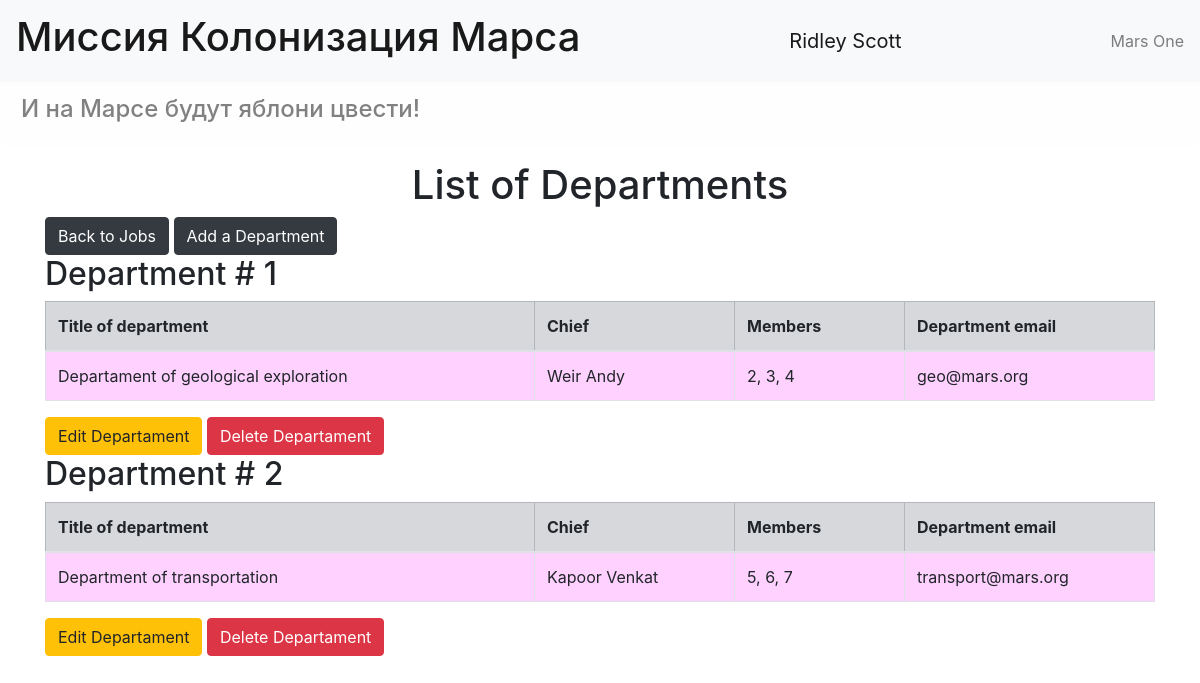
The page /departments (signed in) on the database its author committed.
### data/users.py (models this page shows, shortened)
class User(SqlAlchemyBase, UserMixin):
    __tablename__ = 'users'
    id = sqlalchemy.Column(sqlalchemy.Integer,
                           primary_key=True, autoincrement=True)
    surname = sqlalchemy.Column(sqlalchemy.String, nullable=True)
    name = sqlalchemy.Column(sqlalchemy.String, nullable=True)
    age = sqlalchemy.Column(sqlalchemy.Integer, nullable=True)
    position = sqlalchemy.Column(sqlalchemy.String, nullable=True)
    speciality = sqlalchemy.Column(sqlalchemy.String, nullable=True)
    address = sqlalchemy.Column(sqlalchemy.String, nullable=True)
    email = sqlalchemy.Column(sqlalchemy.String, unique=True, nullable=True)
    hashed_password = sqlalchemy.Column(sqlalchemy.String, nullable=True)
    modified_date = sqlalchemy.Column(sqlalchemy.DateTime, default=datetime.datetime.now)

### data/departments.py (models this page shows)
class Department(SqlAlchemyBase):
    __tablename__ = 'departments'
    id = sqlalchemy.Column(sqlalchemy.Integer,
                           primary_key=True, autoincrement=True)
    title = sqlalchemy.Column(sqlalchemy.String, nullable=True)
    chief_id = sqlalchemy.Column(sqlalchemy.Integer, sqlalchemy.ForeignKey("users.id"))
    chief = orm.relation('User')
    members = sqlalchemy.Column(sqlalchemy.String, nullable=True)
    email = sqlalchemy.Column(sqlalchemy.String, nullable=True)

### main.py (the view)
@app.route('/departments')
def departments():
    session = db_session.create_session()
    dep = session.query(Department)
    return render_template('departments_list.html', departments=dep, title='List of Departments')

### data/db_session.py (called while the page is built)
def create_session() -> Session:
    global __factory
    return __factory()

### main.py (called while the page is built)
@login_manager.user_loader
def load_user(user_id):
    session = db_session.create_session()
    return session.query(User).get(user_id)

### templates/departments_list.html
{% extends "base.html" %}
{% block content %}
<h1>List of Departments</h1>
<a class="btn btn-dark" href="/">Back to Jobs</a>
{% if current_user.is_authenticated %}
<a class="btn btn-dark" href="/department">Add a Department</a>
{% endif %} <br>
{% for dep in departments %}
    <h2>Department # {{dep.id}}</h2>
    <table class="table table-bordered">
        <thead>
        <tr class="table-secondary">
            <th>Title of department</th>
            <th>Chief</th>
            <th>Members</th>
            <th>Department email</th>
        </tr>
        </thead>
        <tbody>
        <tr>
            <td class="purple">{{dep.title}}</td>
            <td class="purple" width="200px">{{dep.chief.surname}} {{dep.chief.name}}</td>
            <td class="purple" width="170px">{{dep.members}}</td>
            <td class="purple" width="250px">{{dep.email}}</td>
        </tr>
        </tbody>
    </table>
    {% if current_user.is_authenticated and ((current_user == dep.chief) or (current_user.id == 1)) %}
    <div>
        <a href="/department/{{ dep.id }}" class="btn btn-warning">Edit Departament</a>
        <a href="/department_delete/{{ dep.id }}" class="btn btn-danger">Delete Departament</a>
    </div>
    {% endif %}
{% endfor %}
{% endblock %}

### templates/base.html (shortened to what this page needs)
<!DOCTYPE html>
<html lang="en">
<head>
    <link rel="stylesheet"
                    href="https://stackpath.bootstrapcdn.com/bootstrap/4.4.1/css/bootstrap.min.css"
>
    <link rel="stylesheet" type="text/css" href="{{url_for('static', filename='css/style.css')}}" />
</head>
<body>
    <header>
    <nav class="navbar navbar-light bg-light">
        <span class="navbar-brand mb-0 h1"><h1>Миссия Колонизация Марса</h1></span>
        {% if current_user.is_authenticated %}
        <a class="navbar-brand" href="/logout">{{ current_user.name }} {{ current_user.surname }}</a>
        {% else %}
        <p>
            <a class="btn btn-primary " href="/register">Register</a>
            <a class="btn btn-success" href="/login">Log in</a>
        </p>
       {% endif %}
        <span class="navbar-text">Mars One</span>
    </nav>
    <div class="alert alert-light">
        <h4>И на Марсе будут яблони цвести!</h4>
    </div>
    </header>
    <main role="main" class="container">
        {% block content %}{% endblock %}
    </main>
</body>
</html>

### static/css/style.css (style rules this page uses)
h1 { text-align: center; }
.purple { background-color: #FED1FF; }

### rows shown on the page
User: name "Ridley", surname "Scott"
Department: id "1", title "Departament of geological exploration", chief.surname "Weir", chief.name "Andy", members "2, 3, 4", email "geo@mars.org"
Department: id "2", title "Department of transportation", chief.surname "Kapoor", chief.name "Venkat", members "5, 6, 7", email "transport@mars.org"
